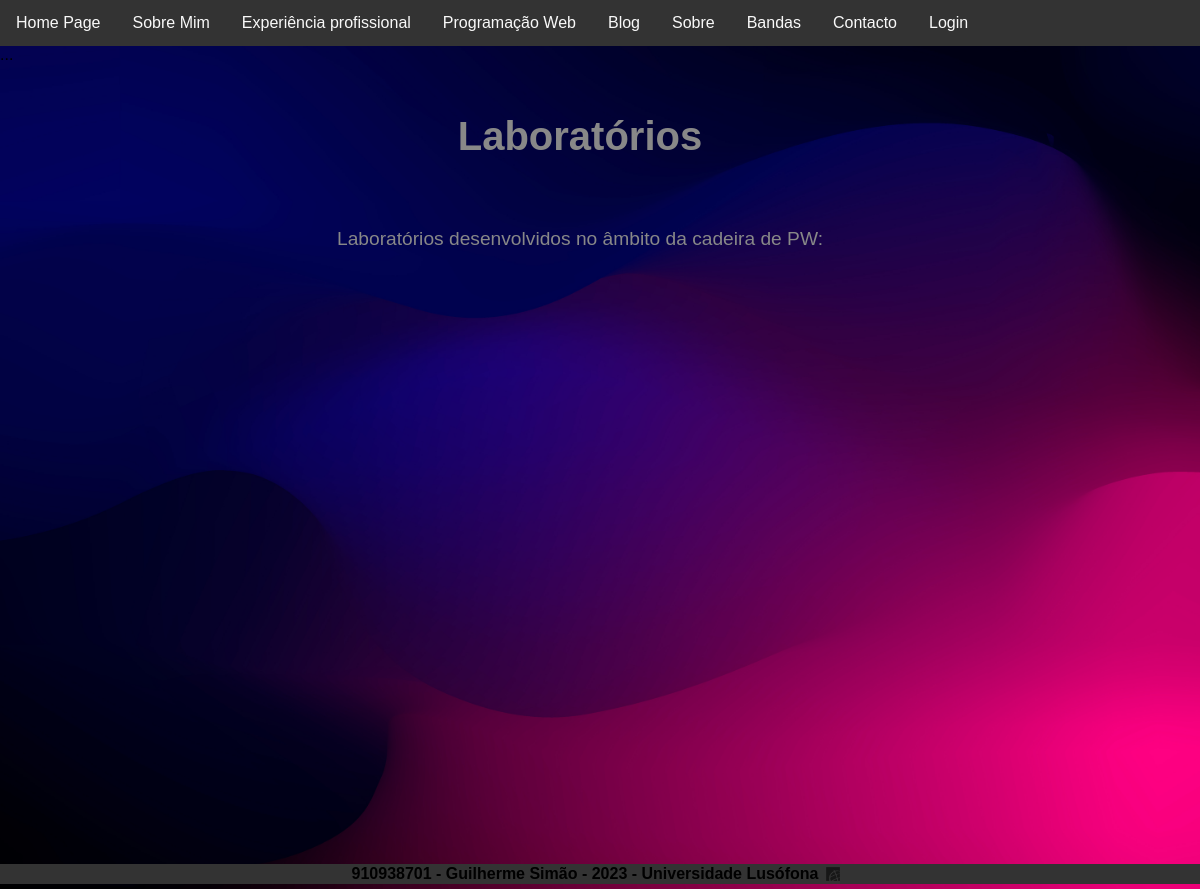
The app's page /laboratorios, older data.
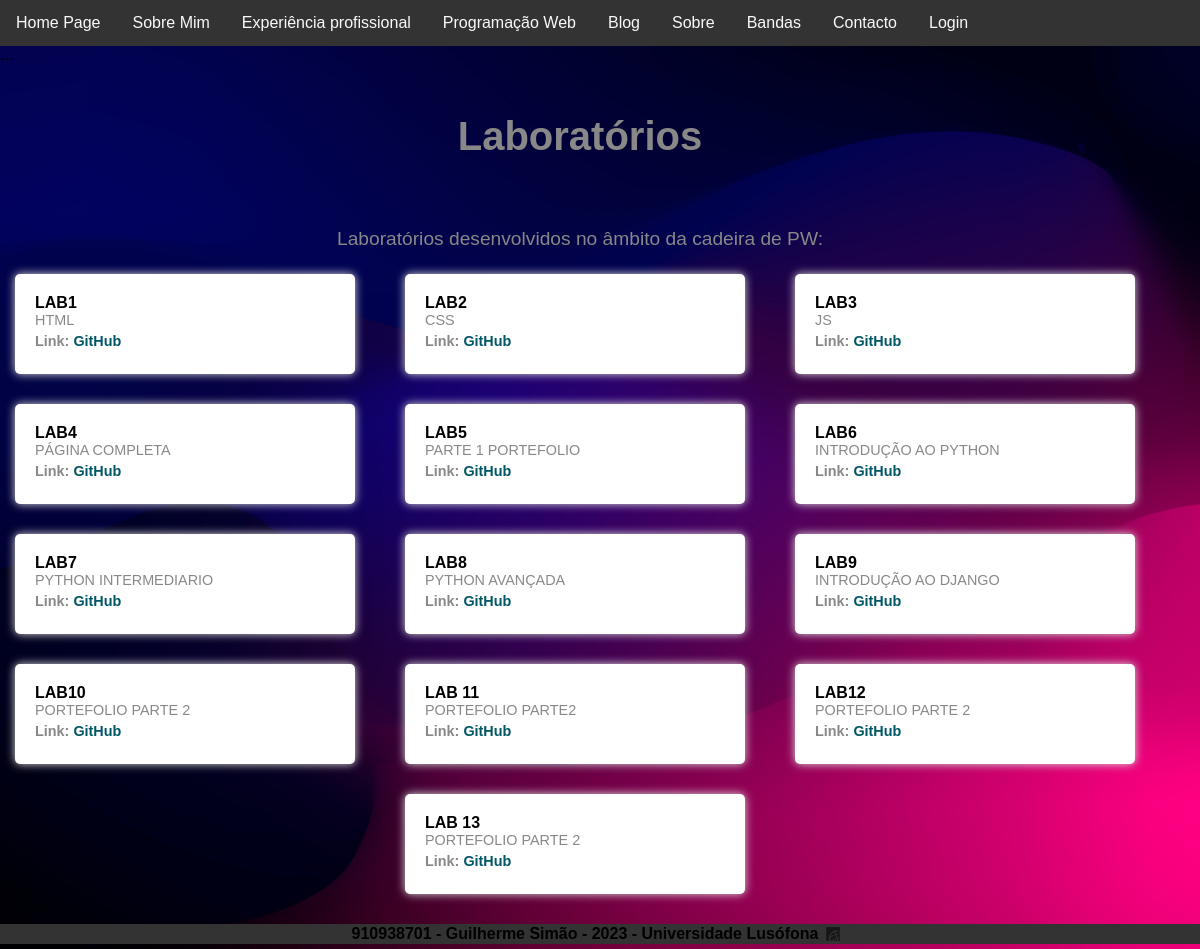
The same page, newer data.
### portfolio/models.py (models this page shows, shortened)
class Laboratorio(models.Model):
    titulo = models.CharField(max_length=80)
    descricao = models.TextField(max_length=1000)
    link = models.CharField(max_length=1000, null=True, blank=True)

### portfolio/views.py (the view)
# urls.py: path('laboratorios', views.laboratorios_page_view, name='laboratorios'),
def laboratorios_page_view(request):
    context = {'laboratorios': Laboratorio.objects.all()}
    return render(request, 'laboratorios.html', context)

### portfolio/templates/laboratorios.html
{% extends 'portfolio/layout.html' %}
{% block main %}
<div class="wrapper">
    <h1 class="h1projetos">Laboratórios</h1>
    <p class="projetos">Laboratórios desenvolvidos no âmbito da cadeira de PW:</p>
    <ul class="ulprojetos">
        {% for laboratorio in laboratorios %}
            <li class="liprojetos">
                <strong>{{ laboratorio.titulo }}</strong>
                <span class="spanprojetos">{{ laboratorio.descricao }}</span>
                <span class="spanprojetos"><b>Link:</b> <a class="aprojetos" href="{{ laboratorio.link }}"> GitHub </a></span>
            </li>
        {% endfor %}
    </ul>
</div>
{% endblock %}

Row changes from the older to the newer data that the page shows:
added Laboratorio: titulo "LAB1", descricao "HTML"
added Laboratorio: titulo "LAB2", descricao "CSS"
added Laboratorio: titulo "LAB3", descricao "JS"
added Laboratorio: titulo "LAB4", descricao "PÁGINA COMPLETA"
added Laboratorio: titulo "LAB5", descricao "PARTE 1 PORTEFOLIO"
added Laboratorio: titulo "LAB6", descricao "INTRODUÇÃO AO PYTHON"
added Laboratorio: titulo "LAB7", descricao "PYTHON INTERMEDIARIO"
added Laboratorio: titulo "LAB8", descricao "PYTHON AVANÇADA"
added Laboratorio: titulo "LAB9", descricao "INTRODUÇÃO AO DJANGO"
added Laboratorio: titulo "LAB10", descricao "PORTEFOLIO PARTE 2"
added Laboratorio: titulo "LAB 11", descricao "PORTEFOLIO PARTE2"
added Laboratorio: titulo "LAB12", descricao "PORTEFOLIO PARTE 2"
added Laboratorio: titulo "LAB 13", descricao "PORTEFOLIO PARTE 2"
